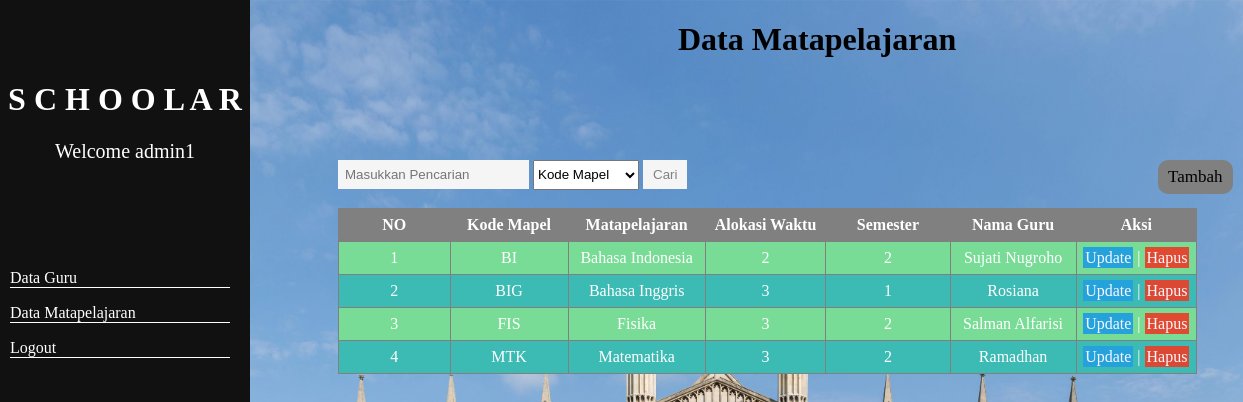
/mapel/read.php (signed in), run on the app's committed database.
### tables this page shows
CREATE TABLE `matapelajaran` (
  `kode_mapel` char(3) NOT NULL,
  `mapel` varchar(100) NOT NULL,
  `alokasi_waktu` int(2) NOT NULL,
  `semester` int(2) NOT NULL,
  `kode_guru` int(3) DEFAULT NULL
);

CREATE TABLE `guru` (
  `kode_guru` int(3) NOT NULL,
  `nama_guru` varchar(100) NOT NULL,
  `jumlah_jam` int(2) NOT NULL,
  `alamat` text NOT NULL,
  `telp` varchar(15) NOT NULL,
  `email` varchar(50) NOT NULL
);

### mapel/read.php (the view, shortened to what this page needs)
<?php
include '../connect.php';
$query = "SELECT kode_mapel,mapel,alokasi_waktu,semester,nama_guru
          FROM matapelajaran LEFT JOIN guru
          USING (kode_guru)
          ORDER BY kode_mapel";
$result = mysqli_query($connect,$query);
$num = mysqli_num_rows($result);
?>
<!DOCTYPE html>
<html lang="en">
<head>
    <link rel="stylesheet" href="../master.css">
</head>
<body>
<h1 style="margin-left:670px">Data Matapelajaran</h1>
<a id="lepas"href="form-create.php">Tambah</a>
<div id="menu">
    <h1 style="color:white; text-align:center">S C H O O L A R</h1>
    <p style=" text-align:center;
                  color:white;
                  font-size:20px"
                  > Welcome <?php echo $_SESSION['user'];?></p>
    <ul>
        <p><a href="../guru/read.php">Data Guru</a></p>
        <p><a href="read.php">Data Matapelajaran</a></p>
        <p><a href="../login/logout.php" onclick="return confirm('Apakah Anda Yakin Ingin Logout ?')">Logout</a></p>
    </ul>
</div>
<form action="search.php" method="get">
<input type="text" name="cari" placeholder="Masukkan Pencarian">
<select name="kategori" id="kat">
<option value="kode_mapel">Kode Mapel</option>
</select>
<input type="submit" value="Cari" id="car">
</form>
    <table border=1>
        <tr>
        <th>NO</th>
        <th>Kode Mapel</th>
        <th>Matapelajaran</th>
        <th>Alokasi Waktu</th>
        <th>Semester</th>
        <th>Nama Guru</th>
        <th>Aksi</th>
        </tr>
        <?php
        if($num > 0){
            $no = 1;
            while($data = mysqli_fetch_assoc($result)){?>
            <tr>
            <td><?php echo $no; ?></td>
            <td><?php echo $data['kode_mapel'];?></td>
            <td><?php echo $data['mapel'];?></td>
            <td><?php echo $data['alokasi_waktu'];?></td>
            <td><?php echo $data['semester'];?></td>
            <td><?php echo $data['nama_guru'];?></td>
            <td><a href="form-update.php?kode_mapel=<?php echo $data['kode_mapel'];?>" style="color:ghostwhite;background-color:rgb(37, 162, 219);padding:2px">Update</a> |
            <a href="delete.php?kode_mapel=<?php echo $data['kode_mapel'];?>"style="color:ghostwhite;background-color:rgba(230, 65, 43, 0.938);padding:2px" onclick="return confirm('Yakin Ingin Hapus Data ?')">Hapus</a></td>
            </tr>
                <?php
                $no++;
            }
        }
        else{
            echo " Gagal Menampilkan Data ";
        }
        ?>
    </table>
</body>
</html>

### master.css (style rules this page uses)
body { background-image:url(image/univ.jpg); background-size:cover; background-repeat:no-repeat; }
table { border-collapse: collapse; }
td,th { width: 150px; height: 30px; color: white; text-align:center; }
th { background-color: gray; }
tr:nth-child(odd) td { background-color:#3bbbb3; transition: 0.5s; }
tr:nth-child(even) td { background-color: #79dc96; transition: 0.5s; }
#lepas { font-family: Cambria, Cochin, Georgia, Times, 'Times New Roman', serif; background-color:gray; border-radius:10px; position:absolute; padding:7px 10px 7px 10px; margin-left:1150px; margin-top:80px; text-decoration:none; color:black; font-size:17px; }
form { position:absolute; margin-left:330px; margin-top: 80px; }
select { height: 30px; }
form input { padding:7px; background-color:whitesmoke; border:0; color : gray; }
#car { padding:7px 10px 7px 10px; }
table { margin-left:330px; margin-top:150px; width:70%; }
#menu { height: 100%; width: 250px; position: absolute; z-index: 1; top: 0; left: 0; background-color: #111; padding-top: 60px; }
ul { padding-top:70px; padding-left:10px; margin:0; }
#menu a { text-decoration:none; color : white; }
#menu ul p { border-bottom:1px solid white; width:220px; color:white; }
a { text-decoration: none; }

### data on the page
matapelajaran: kode_mapel "BI", mapel "Bahasa Indonesia", alokasi_waktu "2", semester "2", kode_guru.nama_guru "Sujati Nugroho"
matapelajaran: kode_mapel "BIG", mapel "Bahasa Inggris", alokasi_waktu "3", semester "1", kode_guru.nama_guru "Rosiana"
matapelajaran: kode_mapel "FIS", mapel "Fisika", alokasi_waktu "3", semester "2", kode_guru.nama_guru "Salman Alfarisi"
matapelajaran: kode_mapel "MTK", mapel "Matematika", alokasi_waktu "3", semester "2", kode_guru.nama_guru "Ramadhan"

### other printed values
$_SESSION['user'] "admin1"
